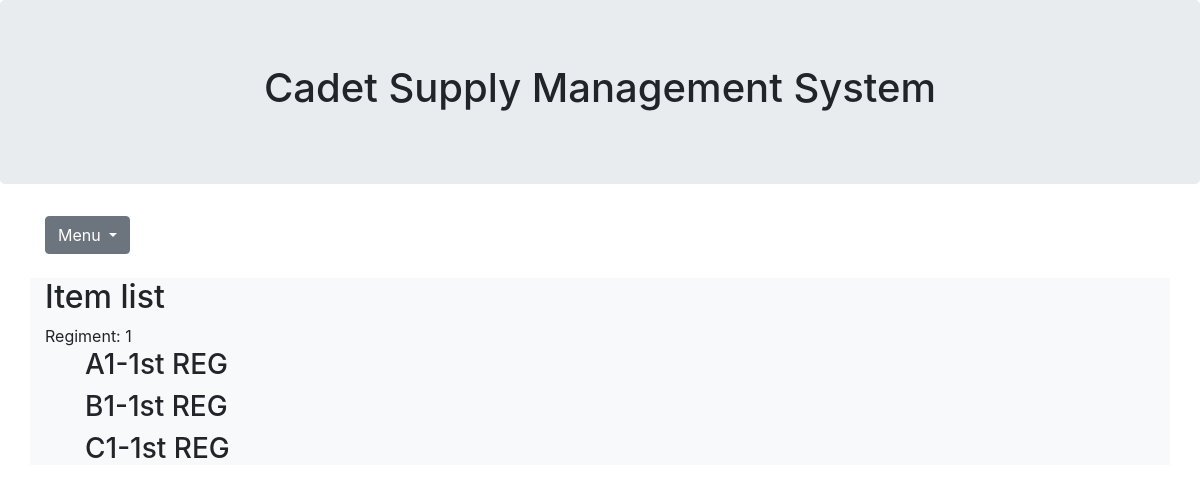
Before: /supply/reg/1/ with the older database file.
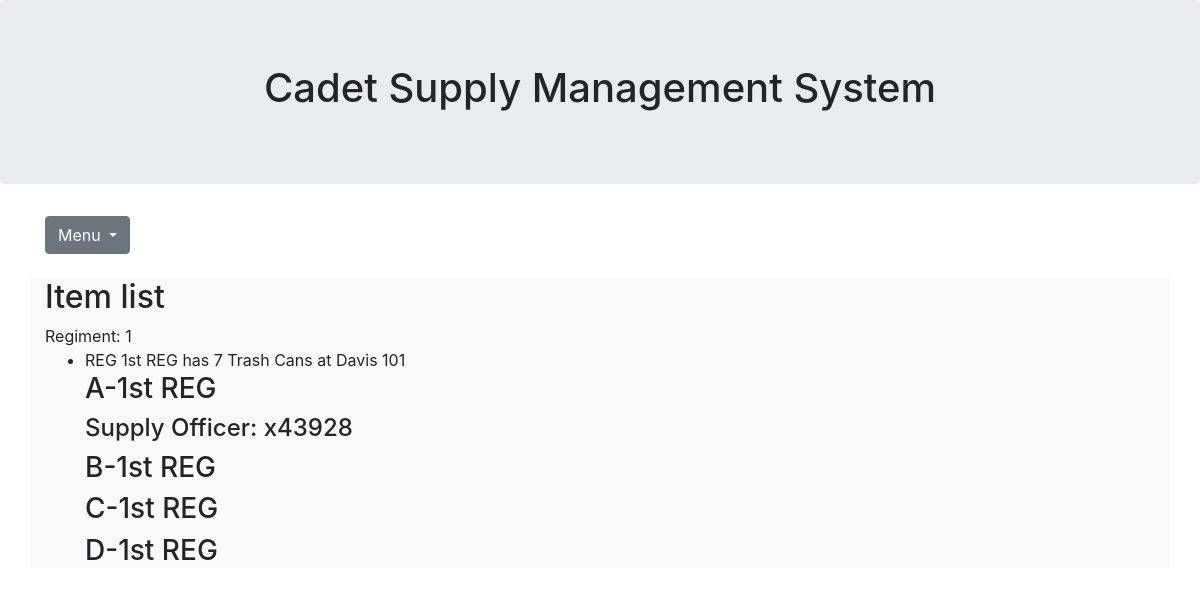
After: the same page with the newer database file.
### cadettracker/models.py (models this page shows, shortened)
class Company(models.Model):
    CompanyName = models.CharField(max_length=2) #A, B, C, etc.
    regiment = models.ForeignKey(Regiment, on_delete=models.CASCADE) #1,2,3,4
    LocationID = models.ForeignKey(Location, on_delete=models.CASCADE) #Buffalos, Greeks.
    def __str__(self):
        return (str(self.CompanyName) + '-' + str(self.regiment))

class Regiment(models.Model):
    RegNum = models.IntegerField()
    RegSupplyLocation = models.ForeignKey(Location, on_delete=models.CASCADE)
    def __str__(self):
        if self.RegNum == 1:
            return "1st REG"
        elif self.RegNum == 2:
            return "2nd REG"
        elif self.RegNum == 3:
            return "3rd REG"
        elif self.RegNum == 4:
            return "4th REG"

class RegHasSupply(models.Model):
    item = models.CharField(max_length=15)
    NumberAvailable = models.IntegerField()
    RegimentID = models.ForeignKey(Regiment, on_delete=models.CASCADE)
    Location = models.ForeignKey(Location, on_delete=models.CASCADE)
    def __str__(self):
        return "REG " + str(self.RegimentID) + " has " + str(self.NumberAvailable) + " " + str(self.item) + " at " + str(self.Location)

class Location(models.Model):
    BLDGName = models.ForeignKey(Building, on_delete=models.CASCADE)
    Floor = models.IntegerField()
    RoomNum = models.IntegerField()
    RoomDescription = models.CharField(max_length=50)
    def __str__(self):
        return (str(self.BLDGName) + " " + str(self.RoomNum))

class Building(models.Model):
    BuildingName = models.CharField(max_length=20)
    def __str__(self):
        return (self.BuildingName)

class Personnel(models.Model):
    xNum = models.CharField(max_length=6)
    jobTitle = models.CharField(max_length=15)
    location = models.ForeignKey(Location, on_delete=models.CASCADE)
    phoneNum = models.CharField(max_length=10)
    company = models.ForeignKey(Company, on_delete=models.CASCADE)
    def __str__(self):
        return self.jobTitle + ": " + self.xNum

### cadettracker/views.py (the view)
# urls.py: path('reg/<reg_id>/', views.reg, name='reg'),
def reg(request, reg_id):
    regi = Regiment.objects.get(pk=reg_id)
    template = loader.get_template('cadettracker/regiment.html')
    context = {
        'regi': regi
    }
    return HttpResponse(template.render(context,
                                        request,
                                        ))

### cadettracker/templates/cadettracker/regiment.html (shortened to what this page needs)
{% extends 'cadettracker/base_generic.html' %}
{% block company_content %}
<h2>Item list</h2>
Regiment: {{ regi.RegNum }}
{% if regi %}
<ul>
{% for thing in regi.reghassupply_set.all %}
  <li>{{ thing }}</li>
  {% endfor %}
{% for co in regi.company_set.all %}
  <h3>{{ co }} </h3>
    {% if regi.reghaspersonnel_set %}
      {% for person in co.personnel_set.all %}
    <h4> {{ person }}</h4>
        {% endfor %}
    {% else %}
    <p> No personnel in database</p>
    {% endif %}
{% endfor %}
</ul>
{% else %}
<p>No suppliessssssss in database</p>
{% endif %}
{% endblock %}

Changed rows visible on the page:
added RegHasSupply: RegimentID+NumberAvailable+item "REG 1st REG has 7 Trash Cans at Davis 101"
changed Company: CompanyName+regiment "A1-1st REG" → "A-1st REG"
added Personnel: jobTitle+xNum "Supply Officer: x43928", shown under Company "A-1st REG"
changed Company: CompanyName+regiment "B1-1st REG" → "B-1st REG"
changed Company: CompanyName+regiment "C1-1st REG" → "C-1st REG"
added Company: CompanyName+regiment "D-1st REG"
